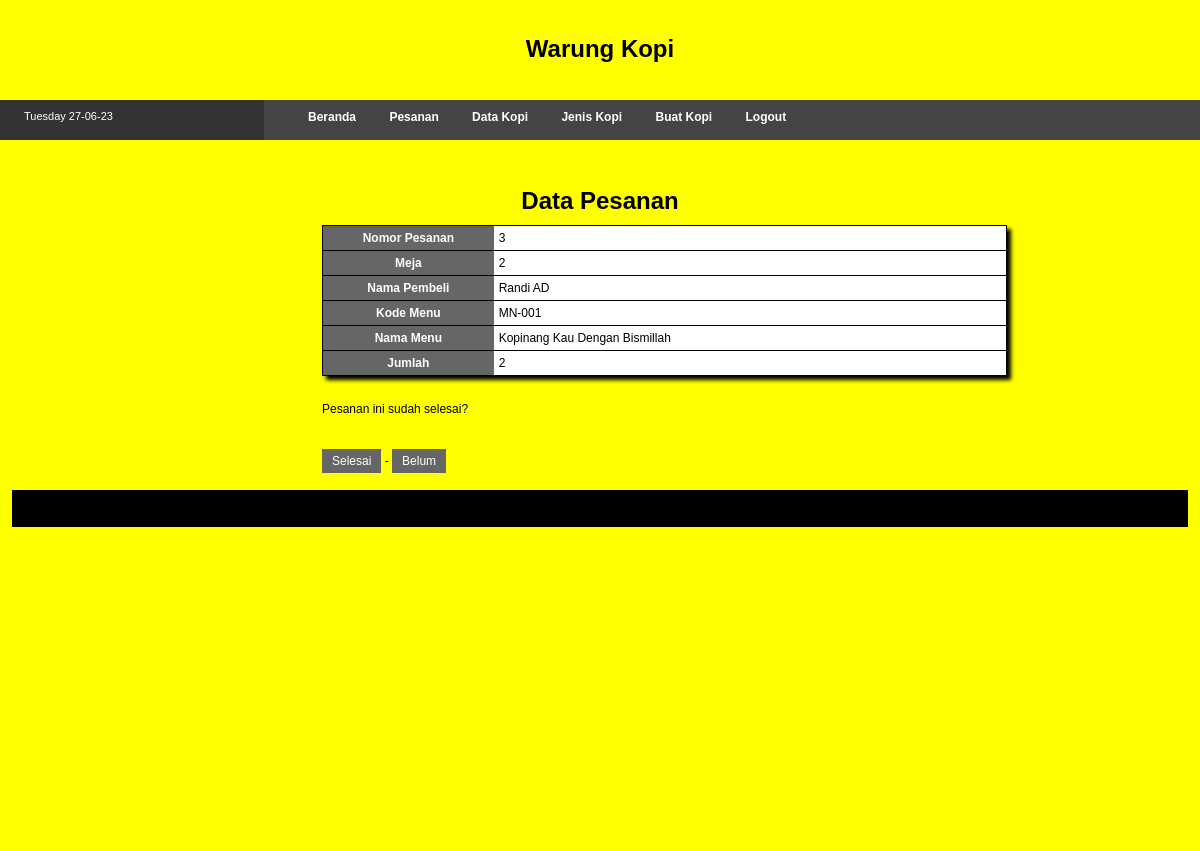
/admin-pesanan-selesai.php?nomorpemesanan=3, run on the app's committed database.
### tables this page shows
CREATE TABLE IF NOT EXISTS `pemesanan` (
  `nomorpemesanan` int(10) NOT NULL AUTO_INCREMENT,
  `meja` char(15) NOT NULL,
  `namapembeli` varchar(50) NOT NULL,
  `kodemenu` char(10) NOT NULL,
  `namamenu` varchar(200) NOT NULL,
  `jumlah` int(10) NOT NULL,
  `totalharga` int(20) NOT NULL,
  PRIMARY KEY (`nomorpemesanan`)
);

### admin-pesanan-selesai.php (the view, shortened to what this page needs)
<?php require_once('Connections/koneksi_kopi.php'); ?>
<?php
if (!function_exists("GetSQLValueString")) {
function GetSQLValueString($theValue, $theType, $theDefinedValue = "", $theNotDefinedValue = "")
{
  $theValue = function_exists("mysql_real_escape_string") ? mysql_real_escape_string($theValue) : mysql_escape_string($theValue);
  switch ($theType) {
    case "long":
    case "int":
      $theValue = ($theValue != "") ? intval($theValue) : "NULL";
      break;
  }
  return $theValue;
}
}
$colname_Recordset_pemesanan = "-1";
if (isset($_GET['nomorpemesanan'])) {
  $colname_Recordset_pemesanan = $_GET['nomorpemesanan'];
}
$query_Recordset_pemesanan = sprintf("SELECT * FROM pemesanan WHERE nomorpemesanan = %s", GetSQLValueString($colname_Recordset_pemesanan, "int"));
$Recordset_pemesanan = mysql_query($query_Recordset_pemesanan, $koneksi_kopi) or die(mysql_error());
$row_Recordset_pemesanan = mysql_fetch_assoc($Recordset_pemesanan);
?>
<!DOCTYPE html PUBLIC "-//W3C//DTD XHTML 1.0 Transitional//EN" "http://www.w3.org/TR/xhtml1/DTD/xhtml1-transitional.dtd">
<html xmlns="http://www.w3.org/1999/xhtml">
<head>
<link href="style.css" rel="stylesheet" type="text/css" />
</head>
<body>
	<div id='header'>
        <h1 id="judul_logo"> Warung Kopi </h1>
    </div>
    <div id="menubar">
    	<div id="menubar_left">
        	<?php echo date("l d-m-y"); ?>
		</div>
        <div id="menubar_right">
        	<a href="admin.php">Beranda</a>
       		<a href="admin-pesanan.php">Pesanan</a>
        	<a href="admin-kopi.php">Data Kopi</a>
          	<a href="admin-jenis.php">Jenis Kopi</a>
			<a href="admin-buat.php">Buat Kopi</a>
            <a href="logout.php">Logout</a>
    	</div>
    </div>
    <div id="content">
   	  <h1 id="judul_logo">Data Pesanan</h1>
      <div class="container">
      	<form action="" method="post">
        	<table width="80%" border="0" cellpadding="5" cellspacing="0" class="standar_tabel">
              <tr>
                <th scope="row">Nomor Pesanan</th>
                <td><?php echo $row_Recordset_pemesanan['nomorpemesanan']; ?></td>
              </tr>
              <tr>
                <th scope="row">Meja</th>
                <td><?php echo $row_Recordset_pemesanan['meja']; ?></td>
              </tr>
              <tr>
                <th scope="row">Nama Pembeli</th>
                <td><?php echo $row_Recordset_pemesanan['namapembeli']; ?></td>
              </tr>
              <tr>
                <th scope="row">Kode Menu</th>
                <td><?php echo $row_Recordset_pemesanan['kodemenu']; ?></td>
              </tr>
              <tr>
                <th scope="row">Nama Menu</th>
                <td><?php echo $row_Recordset_pemesanan['namamenu']; ?></td>
              </tr>
              <tr>
                <th scope="row">Jumlah</th>
                <td><?php echo $row_Recordset_pemesanan['jumlah']; ?></td>
              </tr>
            </table>
        </form><br />
        <p>Pesanan ini sudah selesai?</p><br />
        <p>
        	<a href="admin-pesanan-selesai.php?nomorpemesanan=<?php echo $row_Recordset_pemesanan['nomorpemesanan']; ?>&amp;Confirm=Yes" class="btn_th">Selesai</a>
            -
            <a href="admin-pesanan.php" class="btn_th">Belum</a>
        </p>
      </div>
    <div id="footer"></div>
</body>
</html>

### style.css (style rules this page uses)
body { font-family:Tahoma, Geneva, sans-serif; font-size: 12px; margin: 0px; padding: 0px; background-color: #fff; }
#header { background-color:yellow; height:100px; text-align:center; justify-content:center; }
#judul_logo { text-align:center; margin:auto; padding-top:35px; }
#menubar { height:40px; overflow:auto; }
#menubar_left { width:20%; background-color:#333; color:white; float:left; padding-top:10px; height:30px; font-size:11px; padding-left:2%; }
#menubar_right { width:76%; background-color:#444; float:right; padding-top:10px; height:30px; padding-left:2%; }
#menubar_right a { padding:10px; margin-left:10px; color:#fff; text-decoration:none; font-weight:bold; font-size:12px; font-family:Tahoma, Geneva, sans-serif; }
#content { overflow:auto; width:98%; background-color:yellow; padding:1%; padding-bottom:27%; }
#footer { overflow:auto; width:98%; background-color:black; padding:1%; padding-bottom:25px; }
.btn_th { padding: 5px 10px; background-color: #666; color: #fff; text-decoration:none; }
.container { margin-left: 300px; padding: 10px; }
.standar_tabel { border-bottom:1px solid black; border-left:1px solid black; border-right:1px solid black; box-shadow:4px 4px 4px black; }
.standar_tabel th { background-color:#666; color:white; width:25%; border-top:1px solid black; }
.standar_tabel td { border-top:1px solid black; width:75%; background-color:#fff; }

### data on the page
pemesanan: nomorpemesanan "3", meja "2", namapembeli "Randi AD", kodemenu "MN-001", namamenu "Kopinang Kau Dengan Bismillah", jumlah "2"
